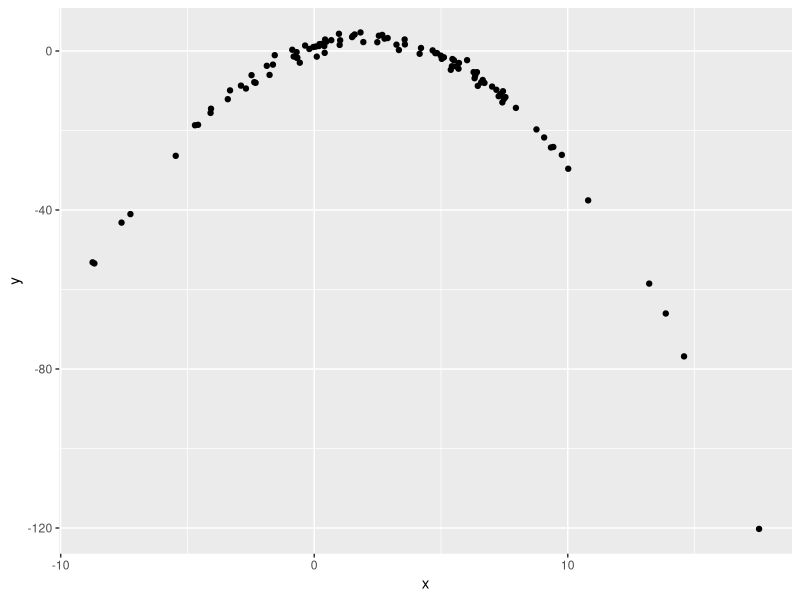

Write the R code that produced this figure.
## ---- chunk 1
library(tidyverse)

df = tibble(
  x = rnorm(100,2,5), 
  y = 1 + 2 * x - .5 * x ^2 + rnorm(100)
)

df %>% 
  ggplot(aes(x = x, y = y)) +
  geom_point()

